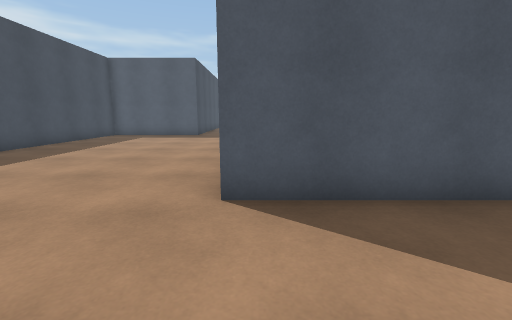
view 1 (above)

19 first-person views from a walk through a Unity game level. The camera is 1.2 m above the floor, tilts 10° down and sees 90° across. The floor is counted in squares, 1 m on a side. Each view is taken from the middle of a square. On the plan, view 1 faces up. The plan holds only what a view shows up to about 12 squares ahead; the rest is blank. The place goes on beyond the plan.

view 2
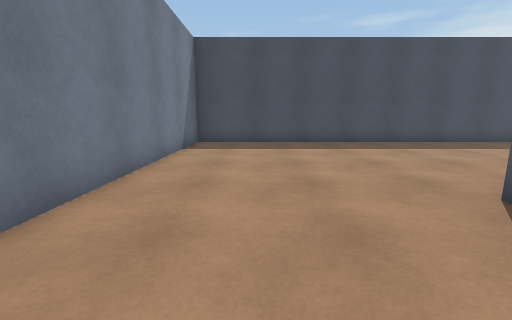

view 3
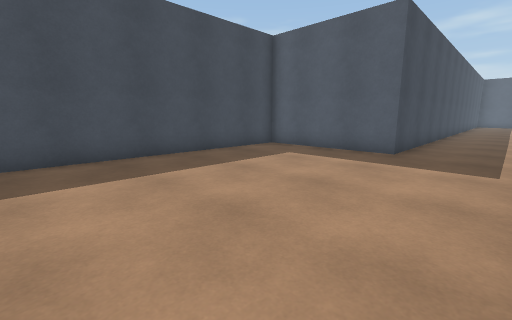

view 4
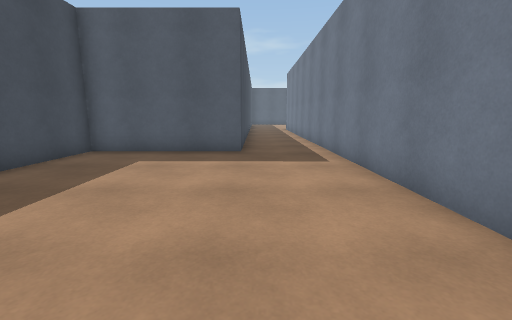

view 5
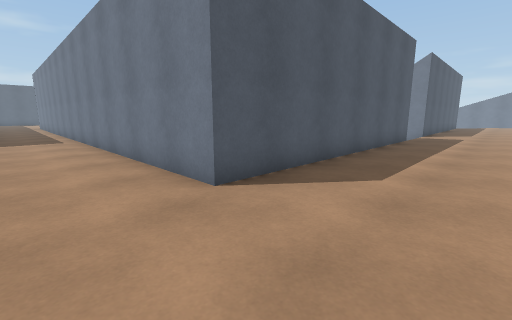

view 6
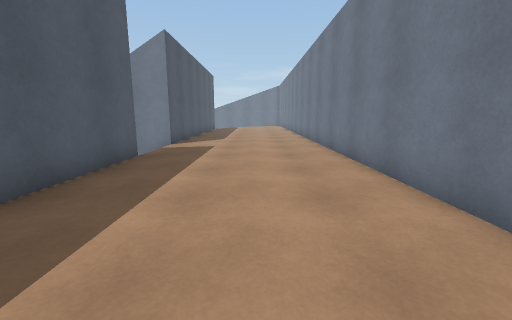

view 7
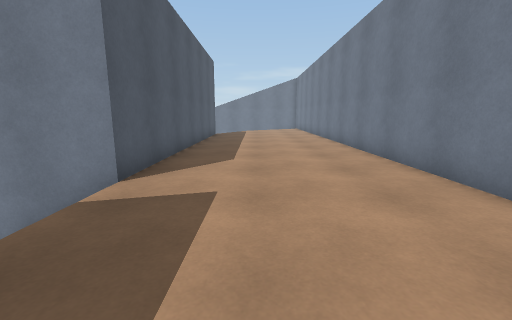

view 8
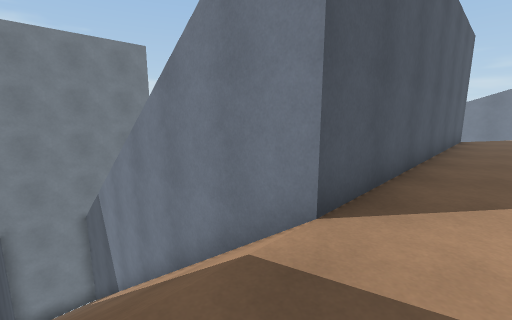

view 9
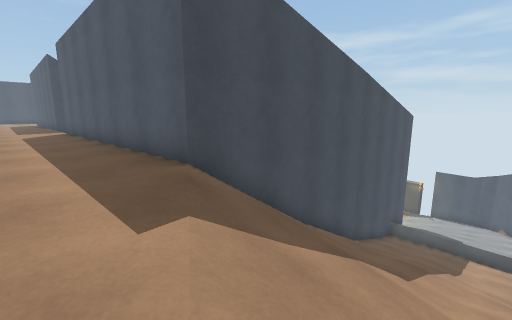

view 10
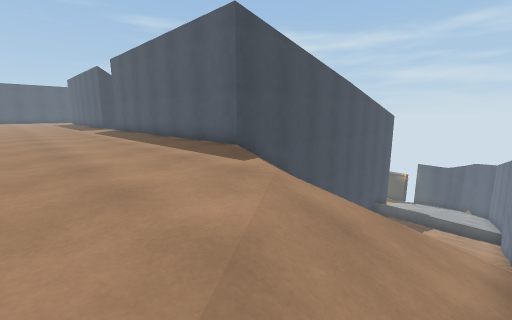

view 11
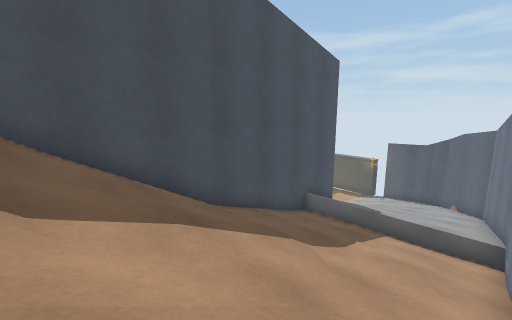

view 12
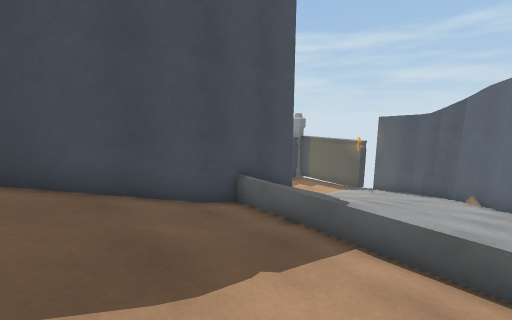

view 13
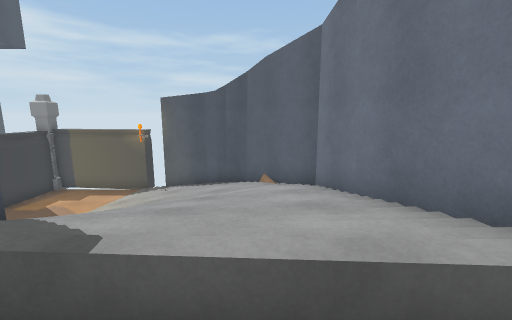

view 14
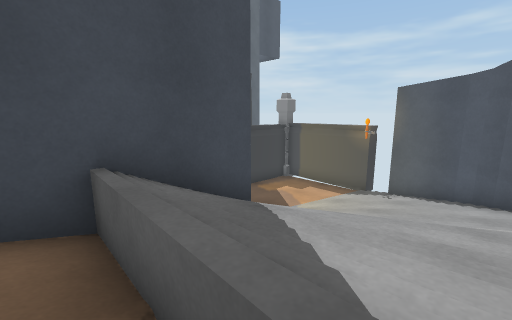

view 15
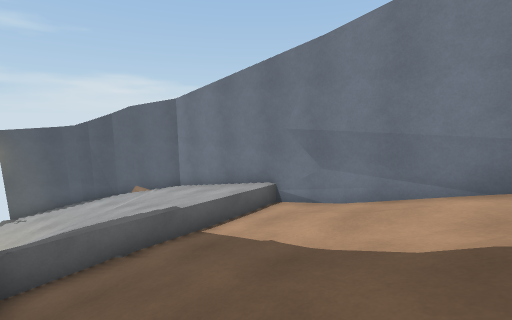

view 16
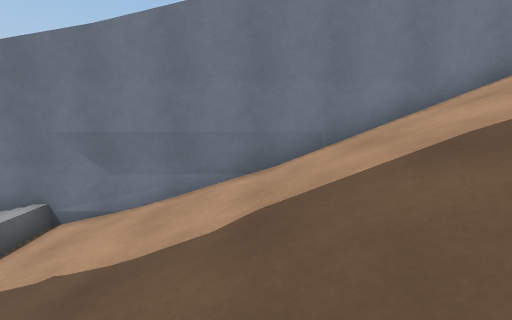

view 17
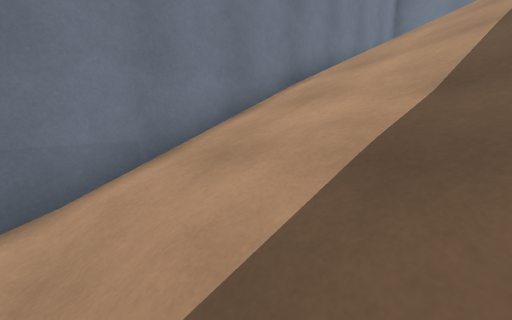

view 18
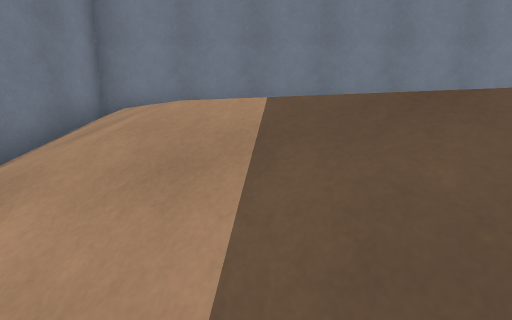

view 19
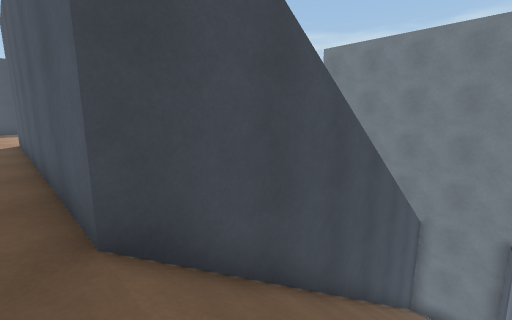

### Floor plan
Key: @ floor where view 1 was taken; # wall or solid block; . floor; / step, stairs or slope; = window, fence, low wall or low ledge; ^ raised ledge; v drop or lower ground.
Columns run from 9 left of view 1 to 33 right of it. Each row starts with its distance up from view 1.
 27                              ^  ^^#
 26                              ^^^^^^^v#
 25                              ^^^^^^^^^#
 24                               ^^^^^^^^^#
 23        ..                      ^^^^^^^^^#
 22      #...                         ^^^^^^^#
 21      #...                          ^^^^^^#
 20      #...                           ^^^^^#
 19      #...#                         ^^^^^^#
 18      #...#                        #^^^^^^^
 17      #...#                        #^^^^^^^
 16 ######...#         #####          #//////#
 15 #........#         #/  #          #//////#
 14 #........#         #// #          #//////#
 13 #........#         #///#          #//////#=
 12 #........#         #///#          #///////=
 11 #........#         #///#          #///////=
 10 #........#         #///#          #///////#
  9 #........#         #///#          #///////#
  8 #........#         #///#          #///////#
  7 #........#         #///#          #///////#
  6 #........#         #///#          #///////#
  5 #........#         #///#          #///////#
  4 #........###########///############///////#
  3 #...................................//////#
  2 #..................................../////#
  1 #......................................///#
  0 #........@.............................///#
 -1 #........... ...........................//#
 -2 #........... ............................/#
 -3 ##########     ############################

Where each view was taken, in squares from view 1:
view 1: 0 up, 0 right, facing up
view 2: 0 up, 3 right, facing left
view 3: 7 up, 1 left, facing up-left
view 4: 7 up, 3 left, facing up
view 5: 0 up, 3 left, facing up-right
view 6: 0 up, 3 right, facing right
view 7: 1 up, 9 right, facing right
view 8: 2 up, 11 right, facing up-right
view 9: 1 up, 30 right, facing up-left
view 10: 2 down, 32 right, facing up-left
view 11: 7 up, 32 right, facing up-left
view 12: 12 up, 31 right, facing up-left
view 13: 15 up, 30 right, facing up
view 14: 16 up, 29 right, facing up-left
view 15: 11 up, 26 right, facing up-right
view 16: 11 up, 26 right, facing right
view 17: 11 up, 28 right, facing down-right
view 18: 5 up, 28 right, facing down
view 19: 3 up, 13 right, facing up-left
